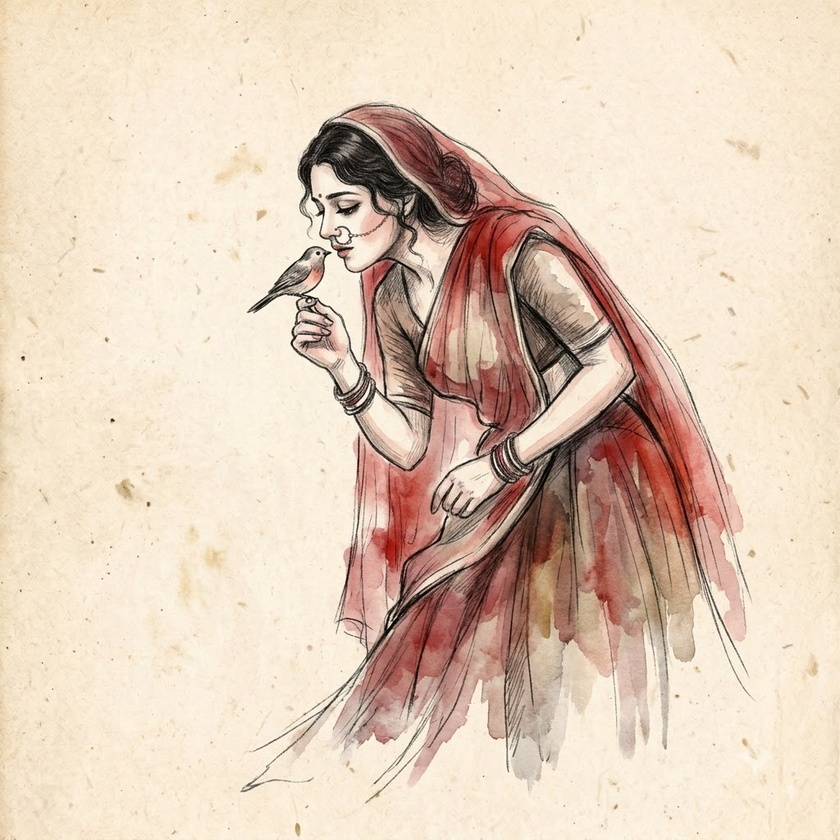
#> input picture Radha Cast Images/Character_holding_songbird_whisp…_fd639b14.jpg, 840 x 840 px, shrunk from 1024 x 1024 before the run; its folder holds only this picture in this run
$ python process_radha_cast.py
#> lines starting #> are read from the running program, lines starting #| are printed output that depends on the picture
import os
import re
import glob
from PIL import Image

SCRIPT_DIR = os.path.dirname(os.path.abspath(__file__))
ROOT_DIR = os.path.abspath(os.path.join(SCRIPT_DIR, '..'))
INPUT_DIR = os.path.join(ROOT_DIR, 'Radha Cast Images')
OUTPUT_DIR = os.path.join(ROOT_DIR, 'assets', 'paper', 'cast_radha')

def clean_name(raw_name, idx):
#> in main, img is the input picture: PIL image 840x840 RGB; mean R, G, B 225.6, 204.8, 185.7
    base, _ = os.path.splitext(raw_name)
    clean = re.sub(r'(\.jpg)?_[a-f0-9]{8}$', '', base, flags=re.IGNORECASE)
    clean = re.sub(r'^young_chan_d88a4776_2K$', 'radha_art_portrait', clean, flags=re.IGNORECASE)
    clean = re.sub(r'^(Character|Figure|Woman|Kneeling_woman|Seated_woman|Standing_figure|Young_person|Youthful_girl)_', 'radha_', clean, flags=re.IGNORECASE)
    clean = re.sub(r'^radha_', '', clean, flags=re.IGNORECASE)
    clean = re.sub(r'[^a-zA-Z0-9]+', '_', clean).strip('_').lower()
    return f"radha_{idx+1:03d}_{clean}.png"

def remove_background(img):
    img = img.convert("RGBA")
#> img: PIL image 840x840 RGBA
    w, h = img.size
#> w = 840; h = 840
    pixels = img.load()

    # Sample corners for paper background color
    samples = []
    for x in range(15):
        for y in range(15):
            samples.append(pixels[x, y][:3])
            samples.append(pixels[w - 1 - x, y][:3])
            samples.append(pixels[x, h - 1 - y][:3])
            samples.append(pixels[w - 1 - x, h - 1 - y][:3])
#> after the loop, samples = 900 items, first 6: (235, 207, 168), (250, 231, 201), (213, 190, 156), (243, 223, 196), (237, 209, 170), (246, 227, 197)

    bg_r = sum(s[0] for s in samples) / len(samples)
#> bg_r = 240.7
    bg_g = sum(s[1] for s in samples) / len(samples)
#> bg_g = 220.8
    bg_b = sum(s[2] for s in samples) / len(samples)
#> bg_b = 190.1

    color_tol = 46.0
    feather = 24.0

    # Flood fill queue
    visited = bytearray(w * h)
    queue = []

    def is_paper(r, g, b):
        dr = r - bg_r
        dg = g - bg_g
        db = b - bg_b
        return (dr*dr + dg*dg + db*db)**0.5 < color_tol

    # Seed borders
    for x in range(w):
        if is_paper(*pixels[x, 0][:3]):
            visited[x] = 1
            queue.append((x, 0))
        if is_paper(*pixels[x, h - 1][:3]):
            visited[(h - 1) * w + x] = 1
            queue.append((x, h - 1))
#> this loop made 840 passes
#> after the loop, queue = 1673 pairs, first value 0 to 839, second value 0 to 839

    for y in range(h):
        if not visited[y * w] and is_paper(*pixels[0, y][:3]):
            visited[y * w] = 1
            queue.append((0, y))
        if not visited[y * w + (w - 1)] and is_paper(*pixels[w - 1, y][:3]):
            visited[y * w + (w - 1)] = 1
            queue.append((w - 1, y))
#> this loop made 840 passes

    head = 0
    while head < len(queue):
        cx, cy = queue[head]
        head += 1
        for nx, ny in ((cx-1, cy), (cx+1, cy), (cx, cy-1), (cx, cy+1)):
            if 0 <= nx < w and 0 <= ny < h:
                n_idx = ny * w + nx
                if not visited[n_idx] and is_paper(*pixels[nx, ny][:3]):
                    visited[n_idx] = 1
                    queue.append((nx, ny))

    # Apply alpha
    for y in range(h):
        for x in range(w):
            idx = y * w + x
            r, g, b, _ = pixels[x, y]
            if visited[idx]:
                pixels[x, y] = (r, g, b, 0)
            else:
                dr = r - bg_r
                dg = g - bg_g
                db = b - bg_b
                dist = (dr*dr + dg*dg + db*db)**0.5
                if dist < color_tol + feather:
                    alpha = int(min(255, max(0, ((dist - color_tol) / feather) * 255)))
                    pixels[x, y] = (r, g, b, alpha)

    return img

def main():
    os.makedirs(OUTPUT_DIR, exist_ok=True)
    files = sorted([f for f in os.listdir(INPUT_DIR) if f.lower().endswith(('.jpg', '.jpeg', '.png'))])
    print(f"Processing {len(files)} Radha images...")

    for i, f in enumerate(files):
        src_path = os.path.join(INPUT_DIR, f)
        out_name = clean_name(f, i)
        out_path = os.path.join(OUTPUT_DIR, out_name)

        with Image.open(src_path) as img:
            cutout = remove_background(img)
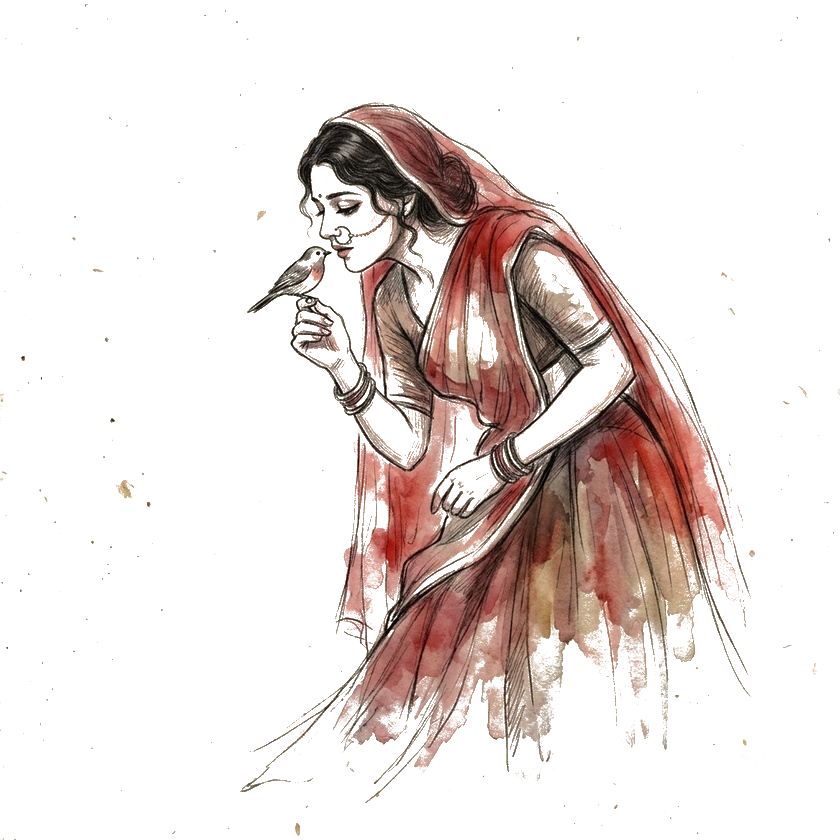
#> cutout: PIL image 840x840 RGBA; mean R, G, B, A 225.6, 204.8, 185.7, 54.4; transparent parts drawn white
            cutout.save(out_path, format="PNG")

        print(f"[{i+1:03d}/{len(files)}] Done: {out_name}")

    print(f"\nAll images converted and saved to: {OUTPUT_DIR}")

if __name__ == '__main__':
    main()

$ run again, on Radha Cast Images/Radha_leaning_against_tree_391762fc.jpg
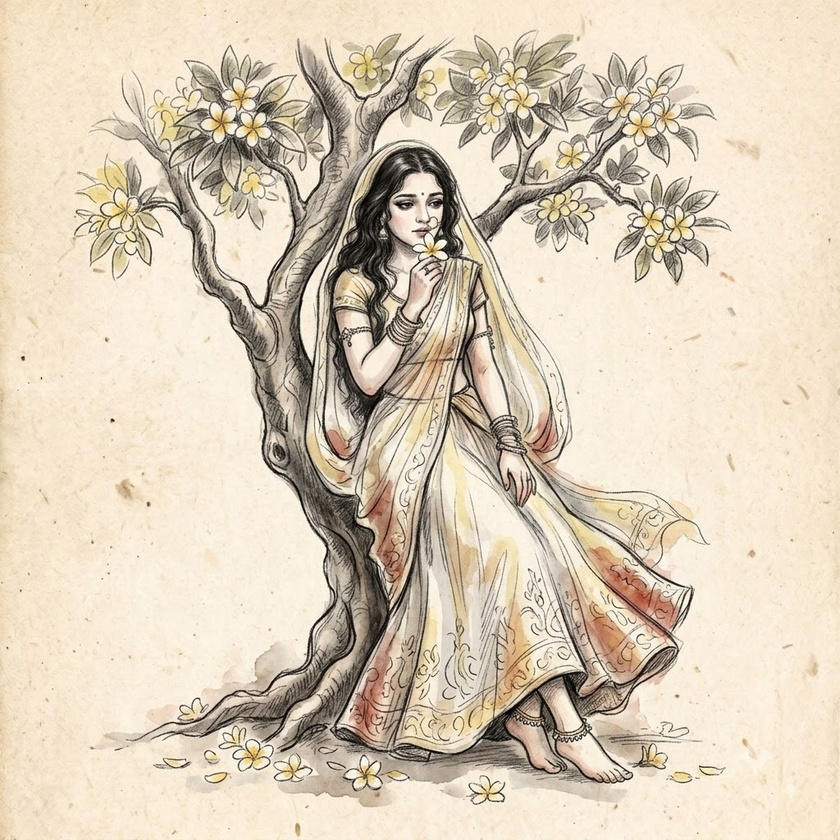
#> input picture Radha Cast Images/Radha_leaning_against_tree_391762fc.jpg, 840 x 840 px, shrunk from 1024 x 1024 before the run
#> in main, img is the input picture: PIL image 840x840 RGB; mean R, G, B 219.1, 205.5, 184.9
#> img: PIL image 840x840 RGBA
#> after the loop in remove_background, `for x in range(15):`: samples = 900 items, first 6: (234, 208, 171), (244, 228, 202), (211, 187, 153), (245, 230, 201), (236, 210, 173), (245, 229, 203)
#> bg_r = 240.7
#> bg_g = 220.9
#> bg_b = 191.7
#> the loop in remove_background, `for x in range(w):` made 840 passes
#> after the loop in remove_background, `for x in range(w):`: queue = 1675 pairs, first value 0 to 839, second value 0 to 839
#> the loop in remove_background, `for y in range(h):` made 840 passes
#> in main, `cutout = remove_background(img)`:
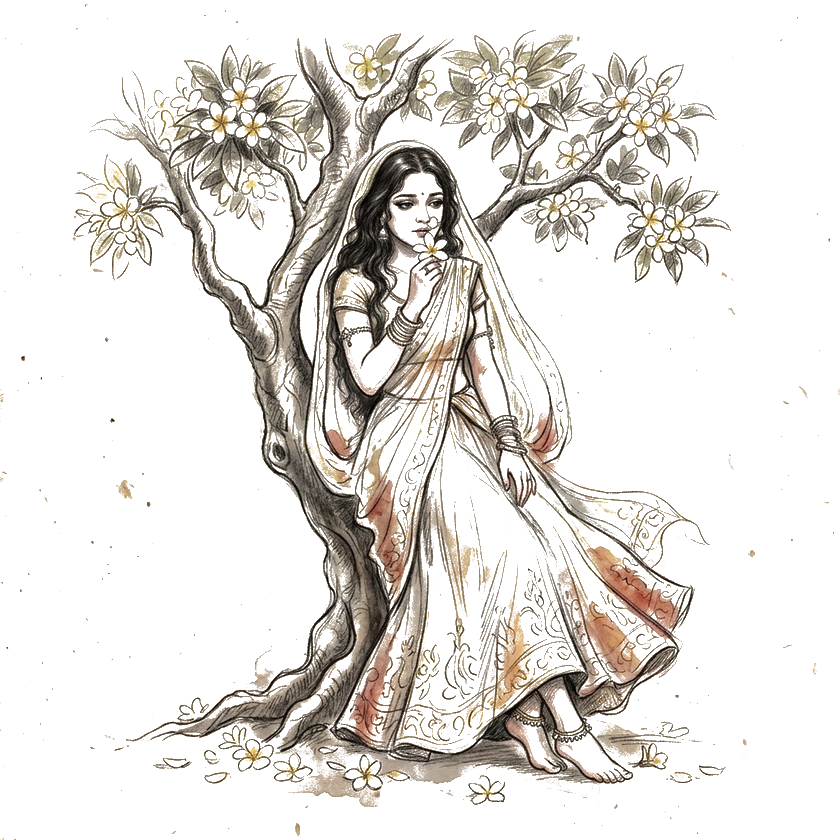
#> cutout: PIL image 840x840 RGBA; mean R, G, B, A 219.1, 205.5, 184.9, 59.2; transparent parts drawn white

$ run again, on Radha Cast Images/Radha_pointing_toward_rainbow_32d62e6a.jpg
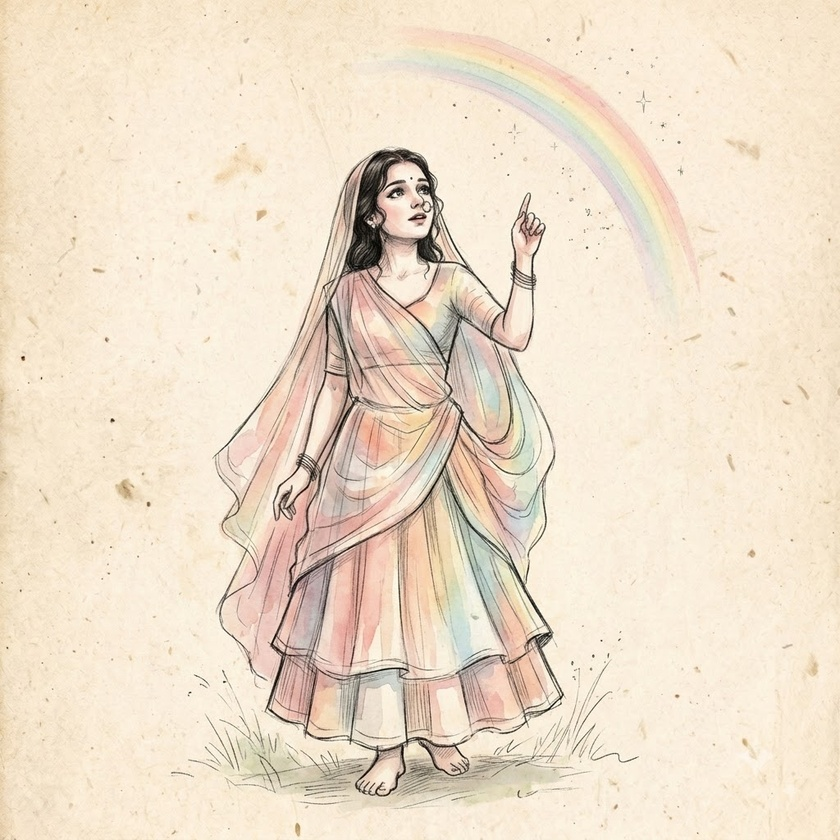
#> input picture Radha Cast Images/Radha_pointing_toward_rainbow_32d62e6a.jpg, 840 x 840 px, shrunk from 1024 x 1024 before the run
#> in main, img is the input picture: PIL image 840x840 RGB; mean R, G, B 238, 222.5, 202.3
#> img: PIL image 840x840 RGBA
#> after the loop in remove_background, `for x in range(15):`: samples = 900 items, first 6: (234, 209, 169), (249, 228, 199), (215, 192, 160), (243, 223, 196), (237, 212, 172), (248, 227, 198)
#> bg_r = 240.7
#> bg_g = 220.6
#> bg_b = 190.3
#> the loop in remove_background, `for x in range(w):` made 840 passes
#> after the loop in remove_background, `for x in range(w):`: queue = 1674 pairs, first value 0 to 839, second value 0 to 839
#> the loop in remove_background, `for y in range(h):` made 840 passes
#> in main, `cutout = remove_background(img)`:
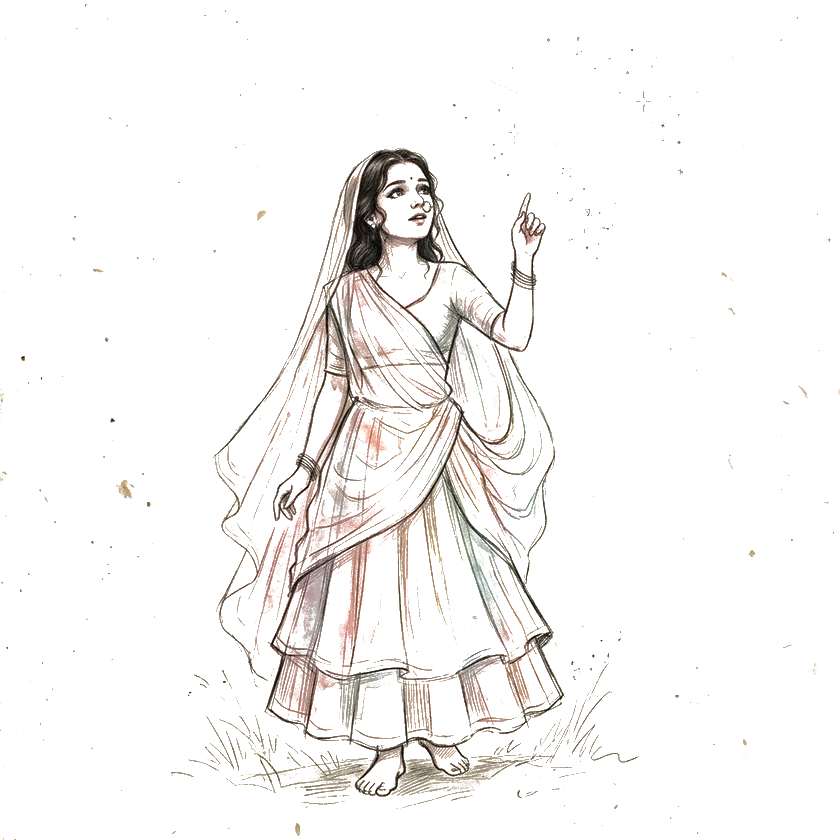
#> cutout: PIL image 840x840 RGBA; mean R, G, B, A 238, 222.5, 202.3, 20.3; transparent parts drawn white

$ run again, on Radha Cast Images/Radha_pouring_water_into_river_0a138668.jpg
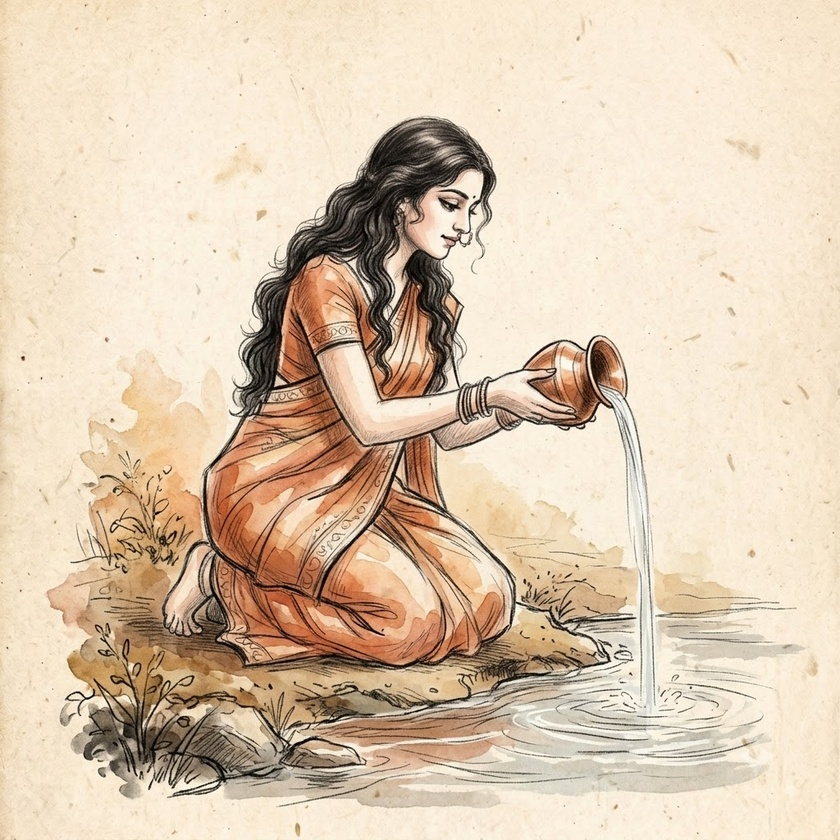
#> input picture Radha Cast Images/Radha_pouring_water_into_river_0a138668.jpg, 840 x 840 px, shrunk from 1024 x 1024 before the run
#> in main, img is the input picture: PIL image 840x840 RGB; mean R, G, B 220.4, 200.4, 176.9
#> img: PIL image 840x840 RGBA
#> after the loop in remove_background, `for x in range(15):`: samples = 900 items, first 6: (234, 209, 169), (247, 227, 200), (217, 193, 159), (241, 224, 196), (235, 210, 170), (249, 229, 202)
#> bg_r = 241.3
#> bg_g = 220.9
#> bg_b = 191
#> the loop in remove_background, `for x in range(w):` made 840 passes
#> after the loop in remove_background, `for x in range(w):`: queue = 1674 pairs, first value 0 to 839, second value 0 to 839
#> the loop in remove_background, `for y in range(h):` made 840 passes
#> in main, `cutout = remove_background(img)`:
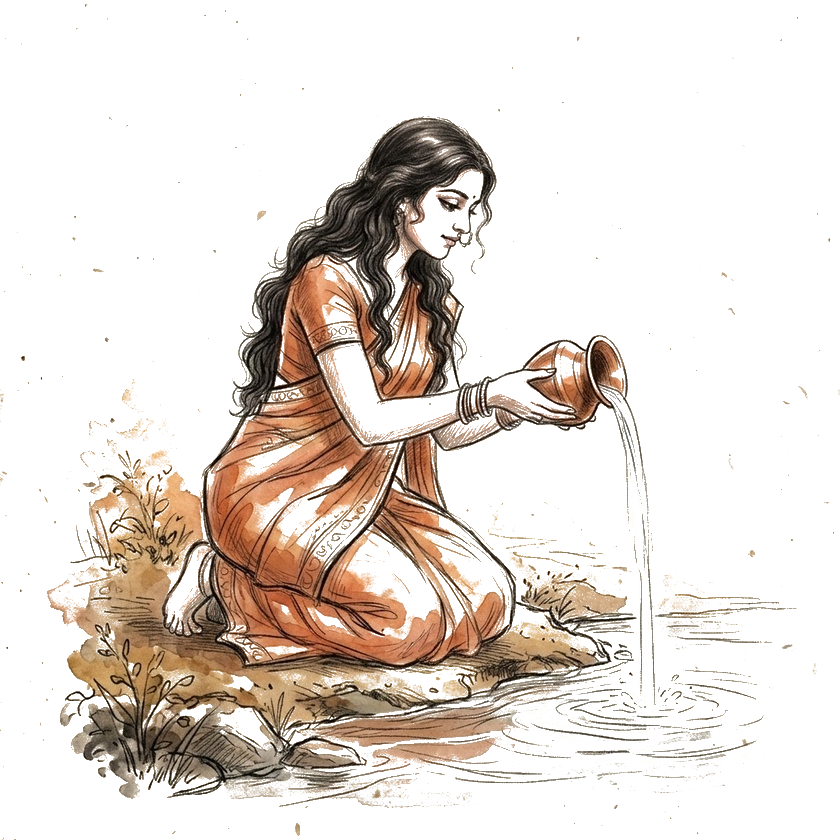
#> cutout: PIL image 840x840 RGBA; mean R, G, B, A 220.4, 200.4, 176.9, 64.4; transparent parts drawn white

$ run again, on Radha Cast Images/Character_parting_tree_branches_…_2f364168.jpg
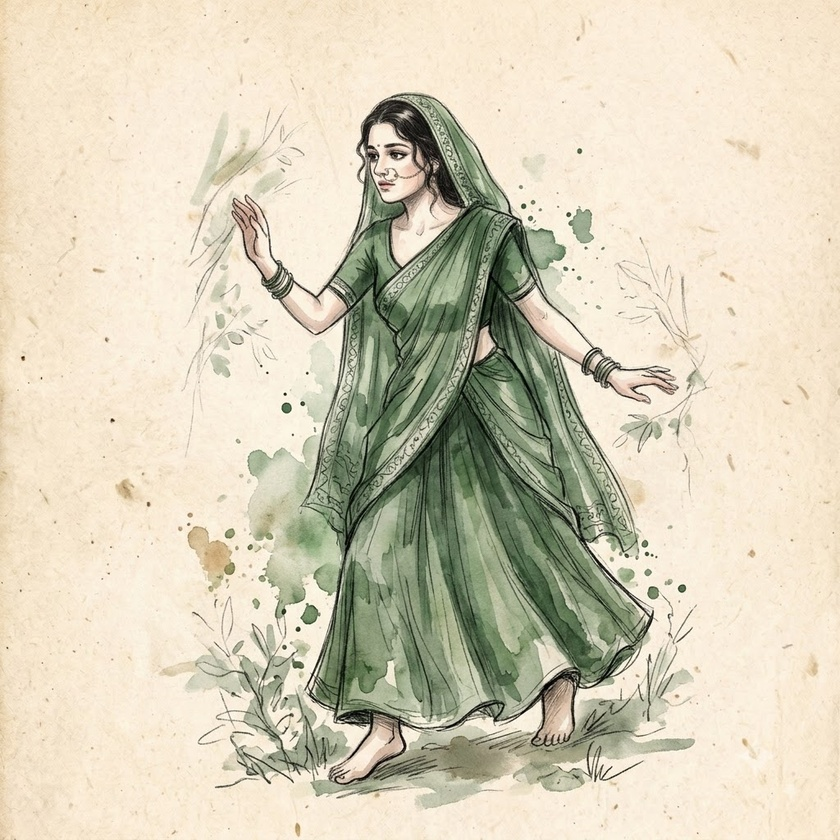
#> input picture Radha Cast Images/Character_parting_tree_branches_…_2f364168.jpg, 840 x 840 px, shrunk from 1024 x 1024 before the run
#> in main, img is the input picture: PIL image 840x840 RGB; mean R, G, B 214.8, 207.3, 185
#> img: PIL image 840x840 RGBA
#> after the loop in remove_background, `for x in range(15):`: samples = 900 items, first 6: (234, 211, 170), (248, 231, 203), (212, 189, 155), (240, 224, 198), (235, 212, 171), (246, 229, 201)
#> bg_r = 240.5
#> bg_g = 221.1
#> bg_b = 191.3
#> the loop in remove_background, `for x in range(w):` made 840 passes
#> after the loop in remove_background, `for x in range(w):`: queue = 1675 pairs, first value 0 to 839, second value 0 to 839
#> the loop in remove_background, `for y in range(h):` made 840 passes
#> in main, `cutout = remove_background(img)`:
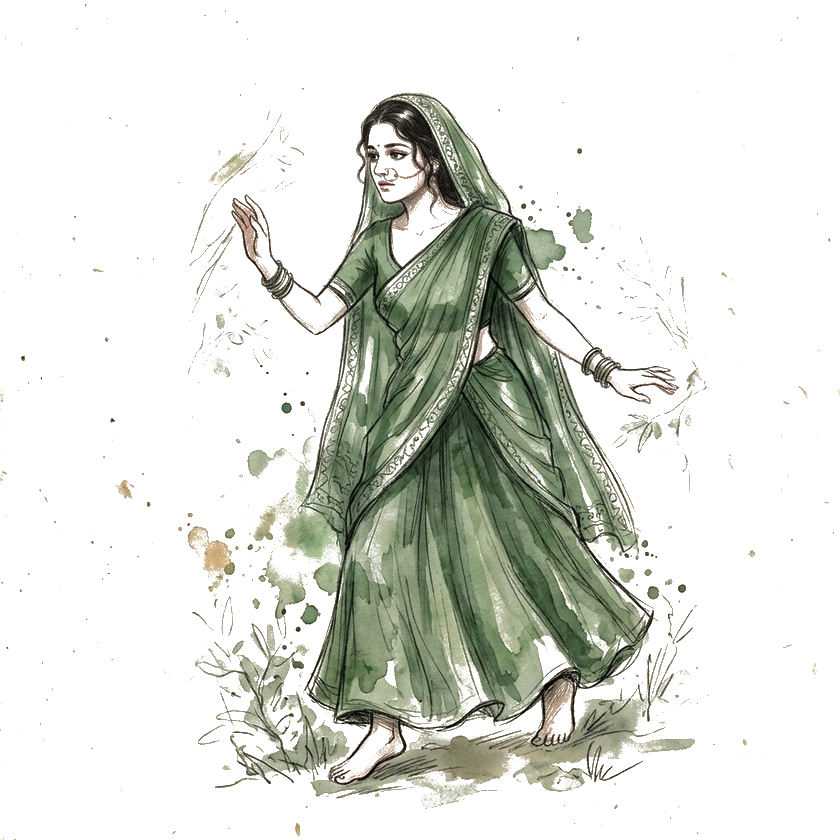
#> cutout: PIL image 840x840 RGBA; mean R, G, B, A 214.8, 207.3, 185, 62.7; transparent parts drawn white
